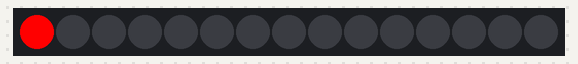
A sketch run on a simulated Arduino Uno, built with avr-gcc and run on an emulated ATmega328P. Shown: 15 RGB LEDs in strip order, left to right. The strip is taken to match the declared colour order.

Above: at 0.01 s.
At 4.88 s:
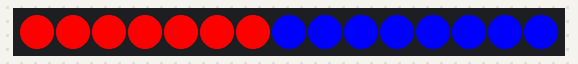
At 9.75 s:
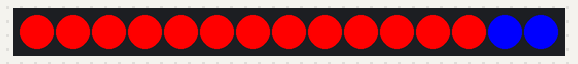
At 19.95 s:
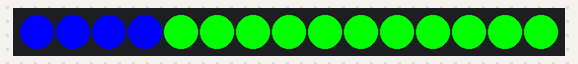
At 29.85 s:
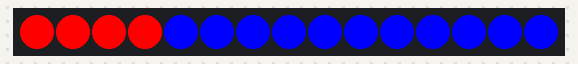
At 39.9 s:
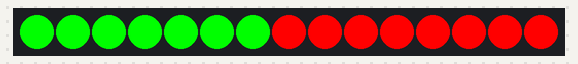

The sketch:

led_ino.ino
```cpp
#include "Adafruit_NeoPixel.h"


//define NeoPixel Pin and Number of LEDs
#define PIN 9
#define NUM_LEDS 15
//create a NeoPixel strip
Adafruit_NeoPixel strip(NUM_LEDS, PIN, NEO_RGB + NEO_KHZ800);

void setup() {
  // start the strip and blank it out
  strip.begin();
  strip.show();
}

void loop() {
  // set pixel to red, delay(1000)
  //strip.setPixelColor(0, 255, 0, 0);
  //strip.show();
  //delay(1000);
  // set pixel to off, delay(1000)
  //strip.setPixelColor(0, 0, 0, 0);
  //strip.show();
  //delay(1000);

  colorWipe(strip.Color(255,   0,   0)     , 50); // Red
  colorWipe(strip.Color(  0, 255,   0)     , 50); // Green
  colorWipe(strip.Color(  0,   0, 255)     , 50); // Blue

}

void colorWipe(uint32_t color, int wait) {
  for(int i=0; i<strip.numPixels(); i++) { // For each pixel in strip...
    strip.setPixelColor(i, color);         //  Set pixel's color (in RAM)
    strip.show();                          //  Update strip to match
    delay(wait);                           //  Pause for a moment
  }
}
```
